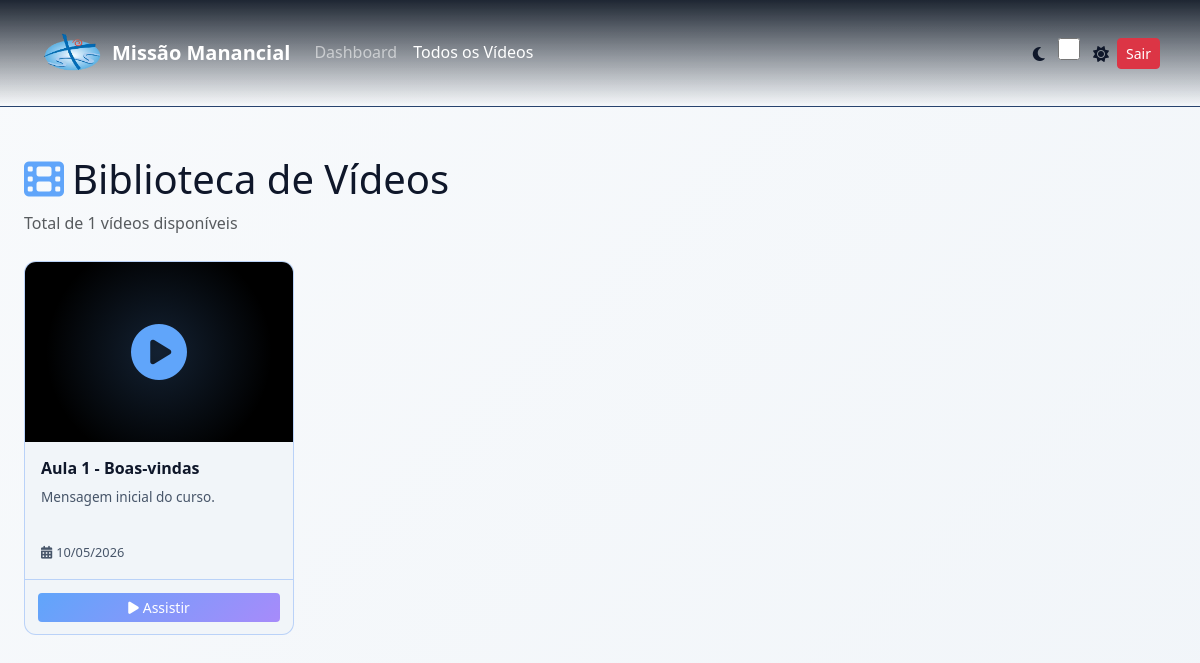
/php/fiel/todos_videos.php (signed in), run on an earlier commit of the app's database.
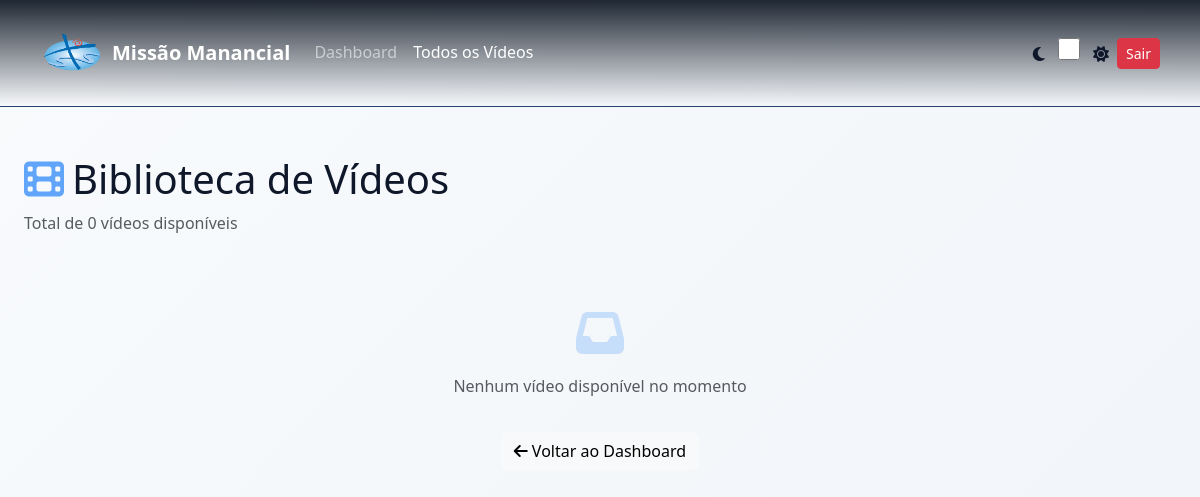
And on a later commit of the database.
### tables this page shows
CREATE TABLE IF NOT EXISTS ID_CONTENT (
    IDCT_ID BIGINT UNSIGNED AUTO_INCREMENT PRIMARY KEY,
    IDC_ID INT UNSIGNED NOT NULL,
    IDM_ID INT UNSIGNED NULL,
    IDCT_TIPO ENUM('VIDEO', 'DOCUMENTO', 'IMAGEM', 'AUDIO', 'LINK') NOT NULL,
    IDCT_TITULO VARCHAR(180) NOT NULL,
    IDCT_DESCRICAO TEXT NULL,
    IDCT_URL VARCHAR(500) NOT NULL,
    IDCT_DURACAO_SEGUNDOS INT UNSIGNED NULL,
    IDCT_ORDEM SMALLINT UNSIGNED NOT NULL DEFAULT 1,
    IDCT_PUBLICADO TINYINT(1) NOT NULL DEFAULT 1,
    IDCT_CRIADO_EM TIMESTAMP NOT NULL DEFAULT CURRENT_TIMESTAMP,
    IDCT_ATUALIZADO_EM TIMESTAMP NOT NULL DEFAULT CURRENT_TIMESTAMP ON UPDATE CURRENT_TIMESTAMP,
    KEY IX_ID_CONTENT_CURSO (IDC_ID),
    KEY IX_ID_CONTENT_MODULO (IDM_ID),
    KEY IX_ID_CONTENT_TIPO (IDCT_TIPO),
    KEY IX_ID_CONTENT_PUBLICADO (IDCT_PUBLICADO),
    UNIQUE KEY UK_ID_CONTENT_ORDEM_MODULO (IDM_ID, IDCT_ORDEM),
    CONSTRAINT FK_ID_CONTENT_CURSO
        FOREIGN KEY (IDC_ID) REFERENCES ID_CURSO(IDC_ID)
        ON UPDATE CASCADE
        ON DELETE CASCADE,
    CONSTRAINT FK_ID_CONTENT_MODULO
        FOREIGN KEY (IDM_ID) REFERENCES ID_MODULO(IDM_ID)
        ON UPDATE CASCADE
        ON DELETE SET NULL
);

### php/conexao.php (called while the page is built, shortened)
<?php
function site_url($path = '') {
    return rtrim(SITE_BASE_URL, '/') . '/' . ltrim($path, '/');
}
?>

### php/fiel/todos_videos.php (the view, shortened to what this page needs)
<?php
include("../conexao.php");
$pagina = isset($_GET["pagina"]) ? max(1, (int) $_GET["pagina"]) : 1;
$itens_por_pagina = 12;
$offset = ($pagina - 1) * $itens_por_pagina;
$sql_total = "SELECT COUNT(*) as total FROM ID_CONTENT WHERE LOWER(IDCT_TIPO) = 'video' AND IDCT_PUBLICADO = 1";
$res_total = mysqli_query($conn, $sql_total);
$total_videos = 0;
if ($res_total && mysqli_num_rows($res_total) > 0) {
    $row = mysqli_fetch_assoc($res_total);
    $total_videos = (int) $row["total"];
}
$videos = array();
$sql_videos = "
    SELECT IDCT_ID, IDCT_TITULO, IDCT_DESCRICAO, IDC_ID, IDCT_URL, IDCT_CRIADO_EM, IDCT_ORDEM
    FROM ID_CONTENT
    WHERE LOWER(IDCT_TIPO) = 'video' AND IDCT_PUBLICADO = 1
    ORDER BY IDCT_CRIADO_EM DESC
    LIMIT $offset, $itens_por_pagina
";
$res_videos = mysqli_query($conn, $sql_videos);
if ($res_videos && mysqli_num_rows($res_videos) > 0) {
    while ($video = mysqli_fetch_assoc($res_videos)) {
        $videos[] = $video;
    }
}
?>
<!DOCTYPE html>
<html lang="pt-BR" data-theme="dark">
<head>
    <link href="https://cdn.jsdelivr.net/npm/bootstrap@5.3.2/dist/css/bootstrap.min.css" rel="stylesheet">
    <link rel="stylesheet" href="https://cdnjs.cloudflare.com/ajax/libs/font-awesome/6.5.1/css/all.min.css">
    <link rel="stylesheet" href="../../css/styles.css">
</head>
<body style="transition: background 0.3s ease;">
    <nav class="navbar navbar-expand-lg navbar-dark w-100 p-3" style="background: rgba(7,16,29,0.98); border-bottom: 1px solid var(--border-color); transition: all 0.3s ease;">
        <div class="container-fluid px-4">
            <a class="navbar-brand fw-bold d-flex align-items-center" href="<?php echo site_url('php/fiel/dashboard.php'); ?>">
                <img src="../../assets/logo.png" alt="Logotipo" class="logo me-2" /> Missão Manancial
            </a>
            <div class="collapse navbar-collapse">
                <ul class="navbar-nav me-auto mb-2 mb-lg-0">
                    <li class="nav-item"><a class="nav-link" href="<?php echo site_url('php/fiel/dashboard.php'); ?>">Dashboard</a></li>
                    <li class="nav-item"><a class="nav-link active" href="#">Todos os Vídeos</a></li>
                </ul>
                <div class="d-flex gap-2 align-items-center">
                    <div class="theme-toggle-container">
                        <i class="fas fa-moon theme-icon" style="font-size: 1rem;"></i>
                        <input type="checkbox" id="theme-toggle" class="theme-toggle" aria-label="Alternar tema" style="width: 40px; height: 22px;">
                        <i class="fas fa-sun theme-icon" style="font-size: 1rem;"></i>
                    </div>
                    <a href="<?php echo site_url('php/fiel/sair.php'); ?>" class="btn btn-sm btn-danger">Sair</a>
                </div>
            </div>
        </div>
    </nav>
    <main class="container-fluid py-5 px-4">
        <div class="row">
            <div class="col-12">
                <div class="mb-4">
                    <h1 class="mb-2"><i class="fas fa-film me-2" style="color: #60a5fa;"></i>Biblioteca de Vídeos</h1>
                    <p class="text-muted">Total de <?php echo $total_videos; ?> vídeos disponíveis</p>
                </div>
                <?php if (count($videos) > 0) { ?>
                    <div class="row g-4 mb-5">
                        <?php foreach ($videos as $video) { ?>
                            <div class="col-lg-3 col-md-4 col-sm-6">
                                <a href="assistir_video.php?id=<?php echo (int) $video["IDCT_ID"]; ?>" style="text-decoration: none; color: inherit;">
                                    <div style="background: var(--bg-light); border: 1px solid var(--border-color); border-radius: 12px; overflow: hidden; transition: all 0.3s ease; cursor: pointer; height: 100%; display: flex; flex-direction: column;" onmouseover="this.style.transform='translateY(-8px)'; this.style.boxShadow='0 15px 40px rgba(96,165,250,0.2)'" onmouseout="this.style.transform='translateY(0)'; this.style.boxShadow='none'">
                                        <div style="height: 180px; background: #000; display: flex; align-items: center; justify-content: center; position: relative; overflow: hidden;">
                                            <div style="position: absolute; top: 0; left: 0; right: 0; bottom: 0; background: radial-gradient(circle, rgba(96,165,250,0.2) 0%, transparent 70%);"></div>
                                            <i class="fas fa-play-circle" style="font-size: 3.5rem; color: #60a5fa; z-index: 2;"></i>
                                        </div>
                                        <div style="padding: 1rem; flex-grow: 1; display: flex; flex-direction: column;">
                                            <h6 class="mb-2" style="font-weight: 700; color: var(--text-main); line-height: 1.3;">
                                                <?php echo htmlspecialchars(substr($video["IDCT_TITULO"], 0, 60)) . (strlen($video["IDCT_TITULO"]) > 60 ? "..." : ""); ?>
                                            </h6>
                                            <p style="font-size: 0.85rem; color: var(--text-muted); margin-bottom: auto; min-height: 40px;">
                                                <?php echo htmlspecialchars(substr($video["IDCT_DESCRICAO"], 0, 80)) . (strlen($video["IDCT_DESCRICAO"]) > 80 ? "..." : ""); ?>
                                            </p>
                                            <div style="display: flex; gap: 0.5rem; font-size: 0.8rem; color: var(--text-muted); margin-top: 1rem;">
                                                <span><i class="fas fa-calendar-alt me-1"></i><?php echo date('d/m/Y', strtotime($video["IDCT_CRIADO_EM"])); ?></span>
                                            </div>
                                        </div>
                                        <div style="padding: 0.8rem; border-top: 1px solid var(--border-color);">
                                            <button class="btn btn-sm btn-light w-100" style="background: linear-gradient(135deg, #60a5fa, #a78bfa); border: none; color: white;">
                                                <i class="fas fa-play me-1"></i>Assistir
                                            </button>
                                        </div>
                                    </div>
                                </a>
                            </div>
                        <?php } ?>
                    </div>
                <?php } else { ?>
                    <div class="text-center py-5">
                        <i class="fas fa-inbox" style="font-size: 3rem; color: #60a5fa; opacity: 0.3;"></i>
                        <p class="mt-3 text-muted">Nenhum vídeo disponível no momento</p>
                        <a href="<?php echo site_url('php/fiel/dashboard.php'); ?>" class="btn btn-light mt-3">
                            <i class="fas fa-arrow-left me-1"></i>Voltar ao Dashboard
                        </a>
                    </div>
                <?php } ?>
            </div>
        </div>
    </main>
</body>
</html>

### css/styles.css (style rules this page uses)
:root { --bg-dark: #07101d; --bg-light: #152238; --text-main: #ffffff; --text-muted: #94a3b8; --card-bg: #475569; --auth-bg: #1e293b; --primary: #3b82f6; --primary-light: #60a5fa; --accent: #10b981; --input-bg: #334155; --border-color: rgba(96, 165, 250, 0.2); }
:root[data-theme="light"] { --bg-dark: #f8fafc; --bg-light: #f1f5f9; --text-main: #0f172a; --text-muted: #475569; --card-bg: #e2e8f0; --auth-bg: #ffffff; --primary: #2563eb; --primary-light: #3b82f6; --accent: #059669; --input-bg: #e2e8f0; --border-color: rgba(59, 130, 246, 0.3); }
* { margin: 0; padding: 0; box-sizing: border-box; }
html { scroll-behavior: smooth; }
body { background: linear-gradient(135deg, var(--bg-dark) 0%, var(--bg-light) 100%); color: var(--text-main); min-height: 100vh; font-family: 'Segoe UI', Tahoma, Geneva, Verdana, sans-serif; line-height: 1.6; overflow-x: hidden; }
.navbar { background: linear-gradient(to bottom, rgba(7, 16, 29, 0.9) 0%, transparent 100%) !important; z-index: 10; }
.logo { height: 64px; width: auto; }

What changed in the data, as far as the page shows it:
no longer on this page (row edited): id_content: IDCT_TITULO "Aula 1 - Boas-vindas", IDCT_DESCRICAO "Mensagem inicial do curso.", IDCT_CRIADO_EM "10/05/2026"
Also different on the page:
$total_videos: "1" → "0"
text now shown: "Nenhum vídeo disponível no momento Voltar ao Dashboard"
